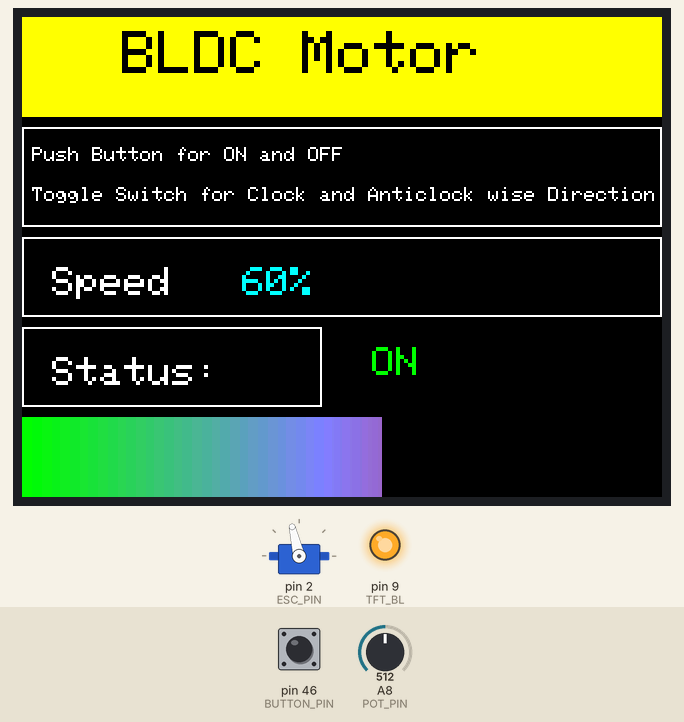
Bench run of a sketch on a simulated Arduino Mega 2560, built with avr-gcc and run on an emulated ATmega2560. Parts: servo, 320×240 colour display, output pins drawn as LEDs (lit = HIGH). Inputs (shaded band) come from the test bench; at power-on: pin 46 (BUTTON_PIN) HIGH, A8 (POT_PIN) = 512. What the sketch prints to the serial monitor is not drawn.

Above: at 3.4 s.
3.5 s: pin 46 (BUTTON_PIN) pulled LOW for 1 s
At 4.6 s:
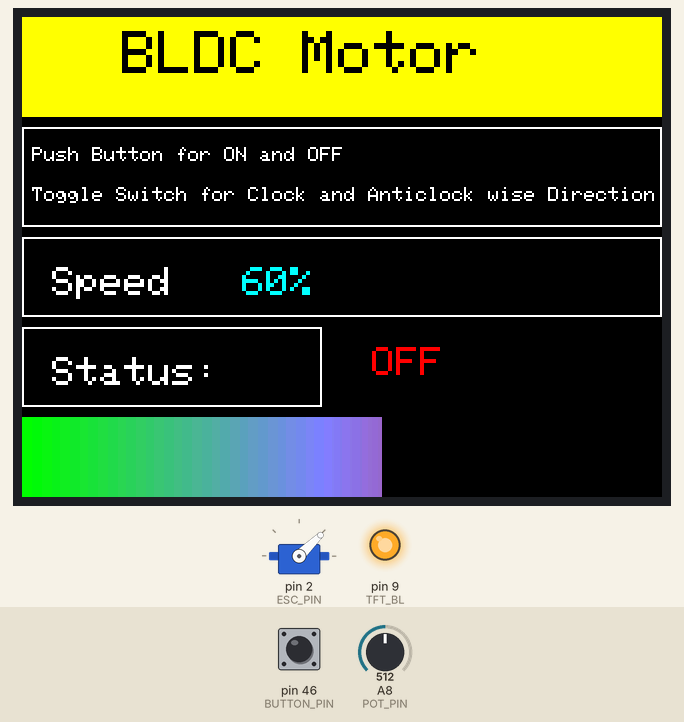
6.0 s: pin 46 (BUTTON_PIN) pulled LOW for 0.15 s
At 7.2 s:
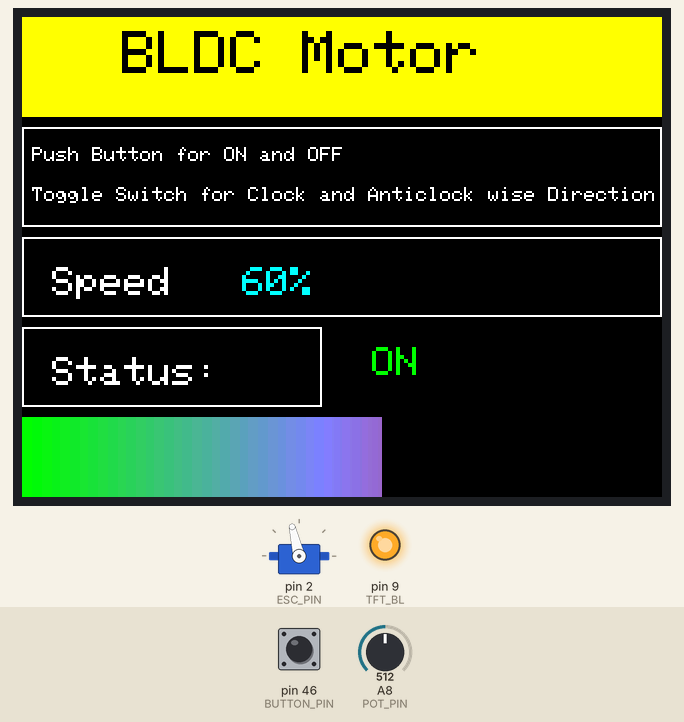
7.6 s: A8 (POT_PIN) set to 716
At 9.0 s:
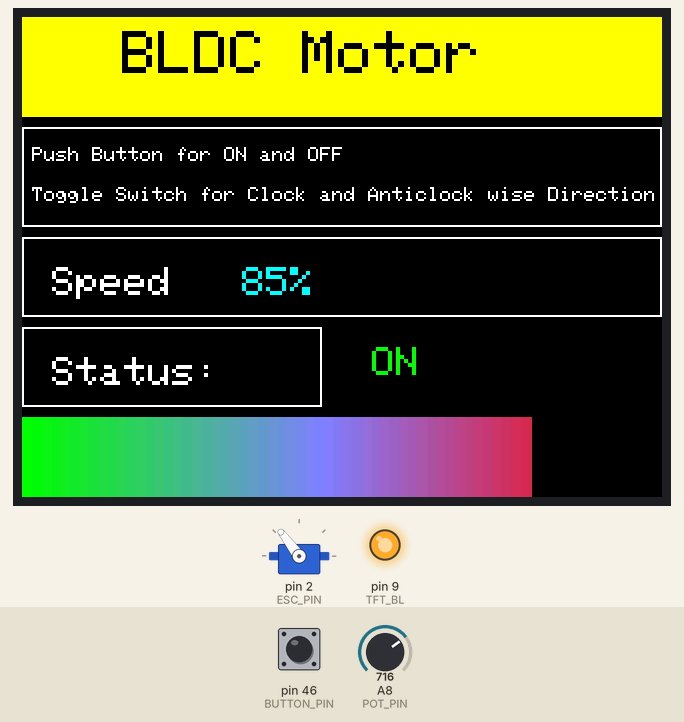
9.3 s: A8 (POT_PIN) set to 705
At 10.7 s:
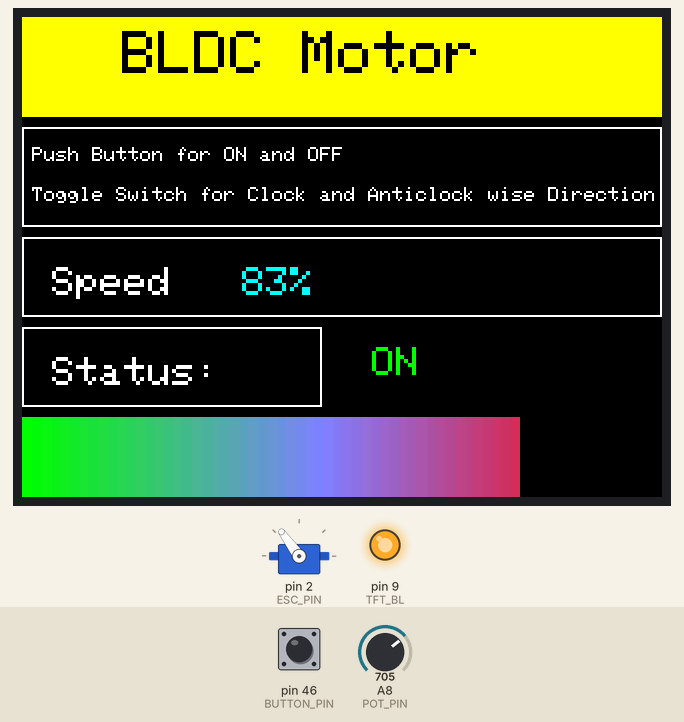
11.1 s: A8 (POT_PIN) set to 900
At 12.6 s:
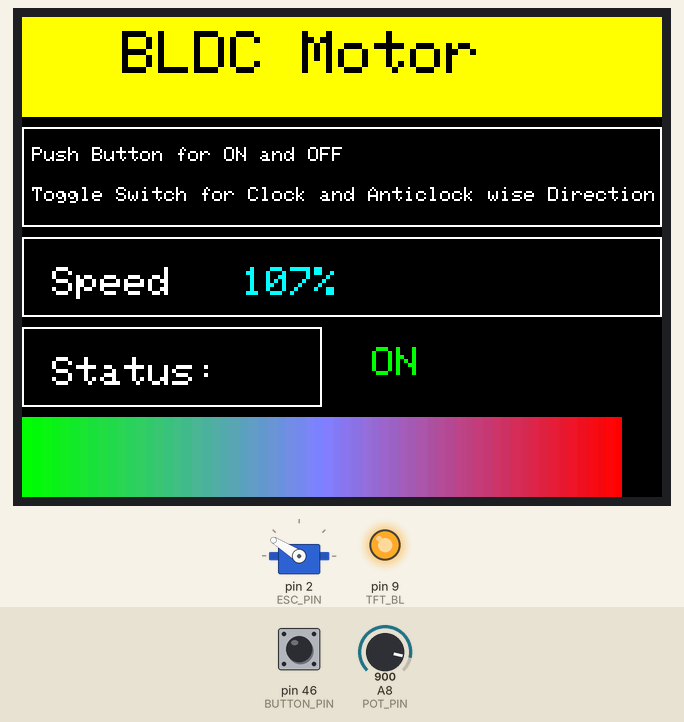
12.9 s: A8 (POT_PIN) set to 1023
At 14.5 s:
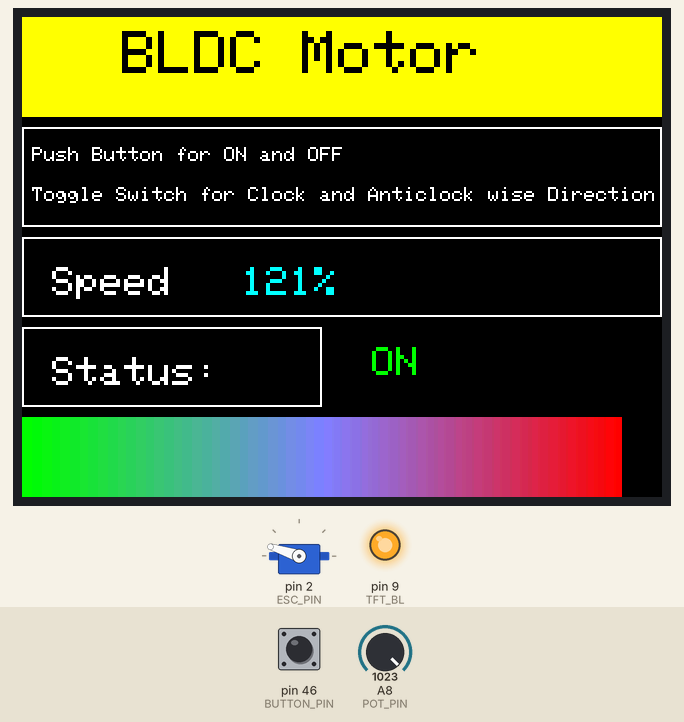
Timing chart, 0 to 16.0 s (numbered marks = the images above; inputs shaded):
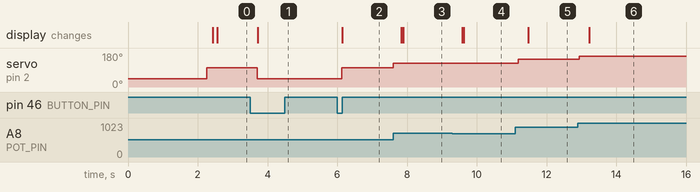

Measured:
- after the input at 3.5 s, servo on pin 2 (ESC_PIN): 103° → 44° after 0.20 s; the display: changes after 0.22 s (image 1)
- after the input at 6.0 s, servo on pin 2 (ESC_PIN): 44° → 103° after 0.12 s; the display: changes after 0.14 s (image 2)
- after the input at 7.6 s, servo on pin 2 (ESC_PIN): 103° → 127° at once; the display: first changes after 0.24 s (image 3 shows a later state)
- after the input at 9.3 s, servo on pin 2 (ESC_PIN): 127° → 126° after 0.05 s; the display: first changes after 0.29 s (image 4 shows a later state)
- after the input at 11.1 s, servo on pin 2 (ESC_PIN): 126° → 148° after 0.10 s; the display: changes after 0.38 s (image 5)
- after the input at 12.9 s, servo on pin 2 (ESC_PIN): 148° → 162° after 0.05 s; the display: changes after 0.33 s (image 6)

The sketch:

BldcTFT_POT.ino
```cpp
#include <Adafruit_GFX.h>
#include <Adafruit_ST7789.h>
#include <Wire.h>
#include <SPI.h>
#include <Servo.h>

#define TFT_CS 53
#define TFT_RST 8
#define TFT_DC 7
#define TFT_BL 9

#define POT_PIN A8
#define ESC_PIN 2
#define BUTTON_PIN 46

Adafruit_ST7789 tft = Adafruit_ST7789(TFT_CS, TFT_DC, TFT_RST);
Servo esc;

bool buttonState = false;
bool lastButtonReading = LOW;
bool toggledState = true;

unsigned long lastDebounceTime = 0;
const unsigned long debounceDelay = 5;

int lastMappedVal = -1;
bool lastToggledState = false;

int dummySpeed = 0;

void drawStaticLayout();
void updateDisplay(int mappedVal, bool state);

void setup() {
  Serial.begin(9600);

  esc.attach(ESC_PIN);
  esc.writeMicroseconds(1000);
  delay(2000);

  pinMode(BUTTON_PIN, INPUT_PULLUP);
  pinMode(TFT_BL, OUTPUT);
  digitalWrite(TFT_BL, HIGH);

  tft.init(240, 320);
  tft.setRotation(1);
  drawStaticLayout();
}

void loop() {
  bool currentReading = digitalRead(BUTTON_PIN);

  if (currentReading != lastButtonReading) {
    lastDebounceTime = millis();
  }

  if ((millis() - lastDebounceTime) > debounceDelay) {
    if (currentReading == LOW && !buttonState) {
      toggledState = !toggledState;
      Serial.print("Button Pressed → ");
      Serial.println(toggledState ? "ON" : "OFF");
      buttonState = true;
    } else if (currentReading == HIGH) {
      buttonState = false;
    }
  }

  lastButtonReading = currentReading;

  int potVal = analogRead(POT_PIN);
  int mappedVal = map(potVal, 0, 840, 0, 100);
  int escSpeed = map(potVal, 0, 840, 1000, 2000);

  if (toggledState) {
    esc.writeMicroseconds(escSpeed);
  } else {
    esc.writeMicroseconds(1000);
  }

  Serial.print("Raw: ");
  Serial.print(potVal);
  Serial.print(" | Mapped (0–100): ");
  Serial.print(mappedVal);
  Serial.print(" | ESC PWM: ");
  Serial.println(toggledState ? escSpeed : 1000);

  updateDisplay(mappedVal, toggledState);
  delay(100);
}

void drawStaticLayout() {
  tft.fillScreen(ST77XX_BLACK);

  tft.fillRect(0, 0, 320, 50, ST77XX_YELLOW);
  tft.setTextColor(ST77XX_BLACK);
  tft.setTextSize(3);
  tft.setCursor(50, 7);
  tft.print("BLDC Motor ");

  tft.drawRect(0, 55, 320, 50, ST77XX_WHITE);
  tft.setTextColor(ST77XX_WHITE);
  tft.setTextSize(1);
  tft.setCursor(5, 65);
  tft.print("Push Button for ON and OFF");
  tft.setCursor(5, 85);
  tft.print("Toggle Switch for Clock and Anticlock wise Direction");

  tft.drawRect(0, 110, 320, 40, ST77XX_WHITE);
  tft.setTextSize(2);
  tft.setCursor(15, 125);
  tft.print("Speed");

  tft.drawRect(0, 155, 150, 40, ST77XX_WHITE);
  tft.setTextSize(2);
  tft.setCursor(15, 170);
  tft.print("Status:");
}

void updateDisplay(int mappedVal, bool motorState) {
  if (mappedVal != lastMappedVal) {
    int fillW = map(mappedVal, 0, 100, 0, 300);
    int barY = 200, barH = 40, barX = 0, barW = 300;

    for (int x = 0; x < barW; x++) {
      float ratio = (float)x / barW;
      uint8_t r = ratio * 255;
      uint8_t g = 255 - r;
      uint8_t b = (1 - abs(0.5 - ratio) * 2) * 255;
      uint16_t color = tft.color565(r, g, b);

      for (int y = 0; y < barH; y++) {
        if (x < fillW)
          tft.drawPixel(barX + x, barY + y, color);
        else
          tft.drawPixel(barX + x, barY + y, ST77XX_BLACK);
      }
    }

    lastMappedVal = mappedVal;
  }

  if (motorState != lastToggledState) {
    tft.fillRect(160, 155, 130, 40, ST77XX_BLACK);
    tft.setCursor(175, 165);
    tft.setTextColor(motorState ? ST77XX_GREEN : ST77XX_RED);
    tft.setTextSize(2);
    tft.print(motorState ? "ON " : "OFF");
    lastToggledState = motorState;
  }

  tft.fillRect(100, 115, 100, 30, ST77XX_BLACK);
  tft.setTextColor(ST77XX_CYAN);
  tft.setTextSize(2);
  tft.setCursor(110, 125);
  tft.print(mappedVal);
  tft.print("%");
}
```
